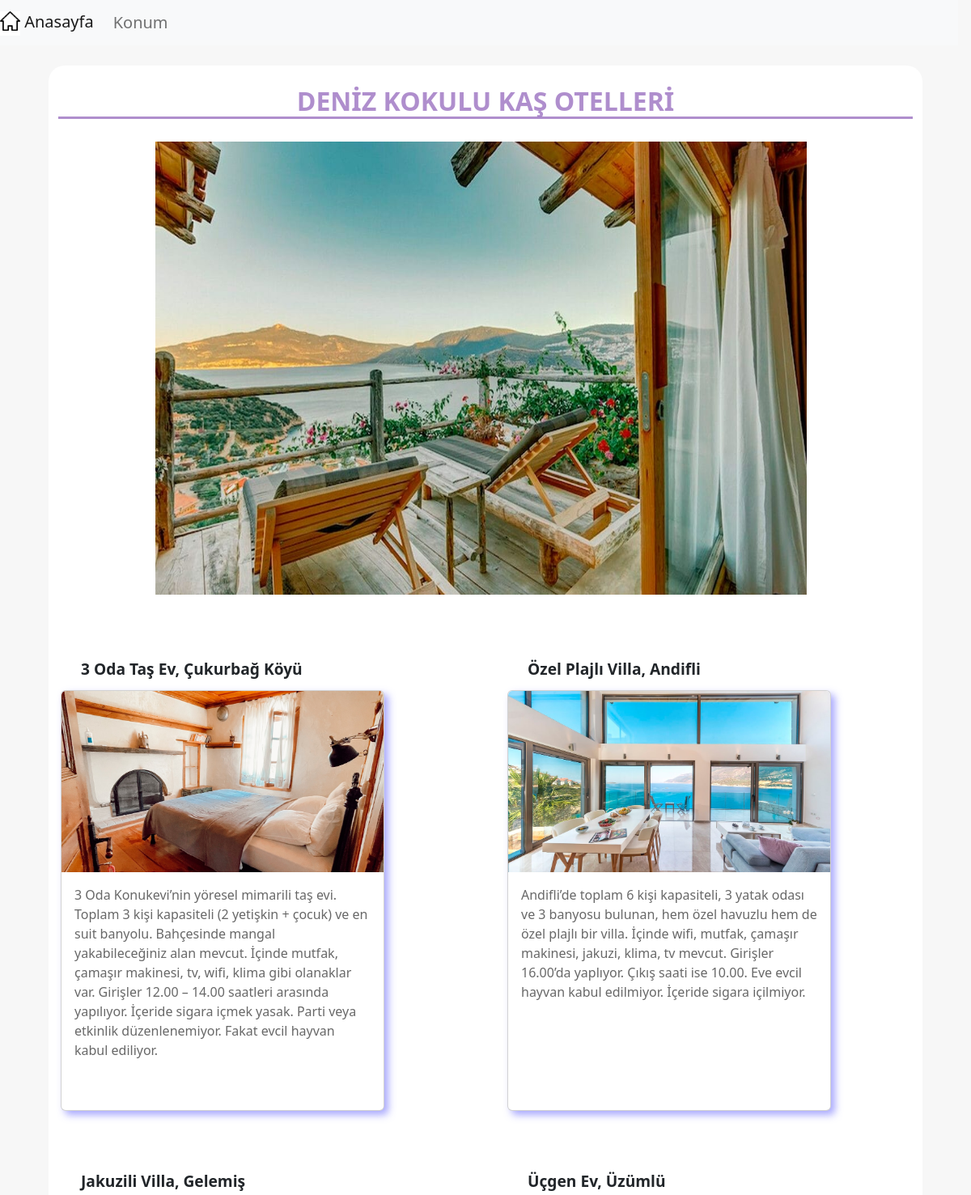
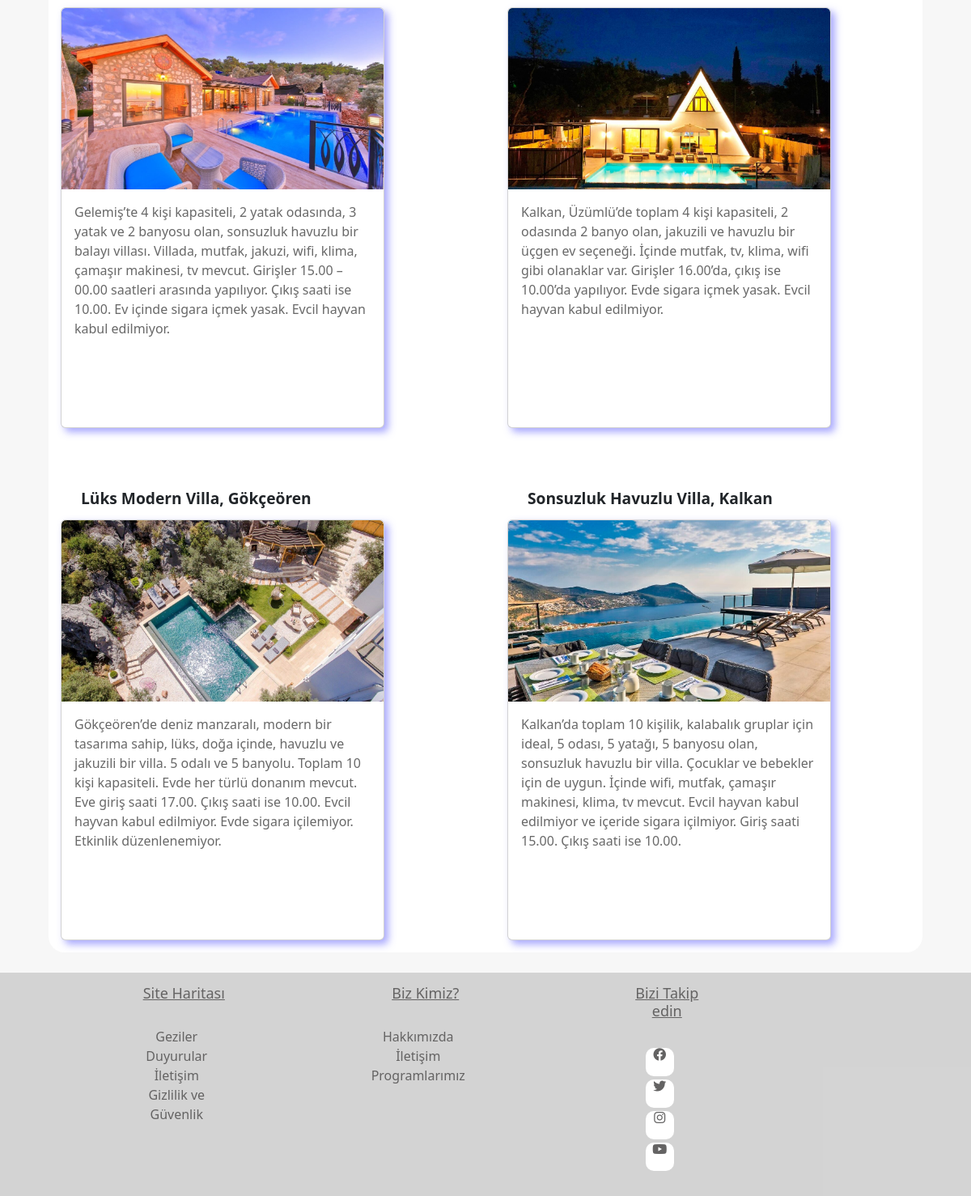
The page /konaklama on the database its author committed (2 pictures, top to bottom).
### pages/models.py (models this page shows, shortened)
class Hotel(models.Model):
    title=  title=models.CharField(max_length=100)
    image=models.ImageField(upload_to='pages/',default='')
    body=models.TextField()

### pages/views.py (the view)
# urls.py: path('konaklama',hotel),
def hotel(request):
    pages=Hotel.objects.all()
    context={
        'pages':pages
    }
    return render(request, 'pages/konaklama.html',context)

### pages/templates/pages/konaklama.html
{% extends "layout.html" %}
{% load static %}
{% block css_files %}
    <link rel="stylesheet" href="{% static 'style.css' %}">
{% endblock %}
{% block content %}
<div class="background">
<div class="container">
  <h2 style="text-align: center; padding-top: 25px;"><b>DENİZ KOKULU KAŞ OTELLERİ</b></h2>
    <img src="/static/img/kas-otelleri-antalya-1155x675.jpg" width="80%" height="600" style="padding: 20px; margin-left: 100px;" alt="">
</div>
<div class="row">
  {% for hotel in pages  %}
  <div class="col">
<h3>{{hotel.title}}</h3>
<div class="card " style="width: 25rem;;">
    <img src="{{hotel.image.url}}" class="card-img-top" alt="...">
    <div class="card-body">
      <p class="card-text">
      {{hotel.body}}
       </p>
    </div>
  </div>
</div>
 {% endfor %}
</div>
</div>
{% endblock content %}

### templates/layout.html (shortened to what this page needs)
<!DOCTYPE html>
<html lang="en">
<head>
    <link rel="stylesheet" href="https://cdnjs.cloudflare.com/ajax/libs/bootstrap/5.2.2/css/bootstrap.min.css" />
    <link rel="stylesheet" href="https://cdnjs.cloudflare.com/ajax/libs/font-awesome/6.4.0/css/all.min.css" />
    {% block css_files %}{% endblock %}
</head>
<body>
{% include "includes/_navbar.html" %}
<div>
{% block content %}
{% endblock content %}
 </div>
 {% include "includes/_footer.html" %}
    </body>
</html>

### templates/includes/_navbar.html
<nav class="navbar navbar-expand-lg navbar-brand bg-light" >
    <a class="navbar-brand" href="/"><img src="/static/img/home (1).png" style="background-color: white; padding-bottom: 6px;" width="25" height="30" alt="">
    Anasayfa
    </a>
    <div class="collapse navbar-collapse" id="navbarNav">
      <ul class="navbar-nav">
        <li class="nav-item">
          <a class="nav-link"  href="/harita">Konum</a>
        </li>
      </ul>
    </div>
  </nav>

### templates/includes/_footer.html
<footer class="footer">
    <div class="footer-content">
      <div class="row">
        <div class="footer-col">
          <h4>Site Haritası</h4>
          <ul>
            <li><a href="">Geziler</a></li>
            <li><a href="">Duyurular</a></li>
            <li><a href="">İletişim</a></li>
            <li><a href="">Gizlilik ve Güvenlik</a></li>
          </ul>
        </div>
        <div class="footer-col">
          <h4>Biz Kimiz?</h4>
          <ul>
            <li><a href="">Hakkımızda</a></li>
            <li><a href="">İletişim</a></li>
            <li><a href="">Programlarımız</a></li>
          </ul>
        </div>
        <div class="footer-col">
          <h4>Bizi Takip edin</h4>
          <ul class="sosyal-medya">
            <li><a href="#"><i class="fa-brands fa-facebook"></i></a></li>
            <li><a href="#"><i class="fa-brands fa-twitter"></i></a></li>
            <li><a href="#"><i class="fa-brands fa-instagram"></i></a></li>
            <li><a href="#"><i class="fa-brands fa-youtube"></i></a></li>
          </ul>
        </div>
      </div>
    </div>
  </footer>

### static/style.css (style rules this page uses)
* { box-sizing: border-box; margin: 0; padding: 0; }
body { background-color: rgba(246, 246, 246, 0.808); width: 100%; height: 100%; }
h3 { display: block; font-size:larger; font-weight: bolder; padding-left: 40px; padding-top: 60px; }
.card { display: flex; flex-direction: column; width: 320px; height: 520px; overflow:hidden; margin: 15px; box-shadow: 5px 5px 10px rgba(151, 151, 254, 0.83); }
h2 { margin-top:25px; color:rgba(162, 124, 197, 0.858); border-bottom-style:solid ; }
p { color: rgba(62, 61, 61, 0.782); }
a { text-decoration: none; color: black; }
.background { background-color: white; width: 90%; margin: auto; border-radius: 20px; }
.footer { background-color: rgba(204, 204, 204, 0.821); text-align: center; width: 100%; bottom: 0; left: 0; right: 0; margin-top: 25px; }
.footer-content { max-width: 1170px; margin: auto; }
ul { list-style: none; }
.footer-col { width: 25%; padding:15px; }
.footer-col h4 { text-decoration: underline; font-size: 18px; color: rgb(100, 99, 99); margin-bottom: 30px; font-weight: 400; position: relative; margin-left: 150px; }
.sosyal-medya .fa-brands { background-color: rgb(255, 255, 255); width: 35px; height: 35px; border-radius: 10px; }
.footer-col ul li a { color: rgb(100, 99, 99); display: block; font-weight: 250; margin-left: 100px; }

### rows shown on the page
Hotel: title "3 Oda Taş Ev, Çukurbağ Köyü", image (picture), body "3 Oda Konukevi’nin yöresel mimarili taş evi. Toplam 3 kişi kapasiteli (2 yetişkin + çocuk) ve en suit banyolu. Bahçesinde mangal yakabileceğiniz alan mevcut. İçinde mutfak, çamaşır makinesi, tv, wifi, klima gibi olanaklar var. Girişler 12.00 – 14.00 saatleri arasında yapılıyor. İçeride sigara içmek yasak. Parti veya etkinlik düzenlenemiyor. Fakat evcil hayvan kabul ediliyor."
Hotel: title "Özel Plajlı Villa, Andifli", image (picture), body "Andifli’de toplam 6 kişi kapasiteli, 3 yatak odası ve 3 banyosu bulunan, hem özel havuzlu hem de özel plajlı bir villa. İçinde wifi, mutfak, çamaşır makinesi, jakuzi, klima, tv mevcut. Girişler 16.00’da yaplıyor. Çıkış saati ise 10.00. Eve evcil hayvan kabul edilmiyor. İçeride sigara içilmiyor."
Hotel: title "Jakuzili Villa, Gelemiş", image (picture), body "Gelemiş’te 4 kişi kapasiteli, 2 yatak odasında, 3 yatak ve 2 banyosu olan, sonsuzluk havuzlu bir balayı villası. Villada, mutfak, jakuzi, wifi, klima, çamaşır makinesi, tv mevcut. Girişler 15.00 – 00.00 saatleri arasında yapılıyor. Çıkış saati ise 10.00. Ev içinde sigara içmek yasak. Evcil hayvan kabul edilmiyor."
Hotel: title "Üçgen Ev, Üzümlü", image (picture), body "Kalkan, Üzümlü’de toplam 4 kişi kapasiteli, 2 odasında 2 banyo olan, jakuzili ve havuzlu bir üçgen ev seçeneği. İçinde mutfak, tv, klima, wifi gibi olanaklar var. Girişler 16.00’da, çıkış ise 10.00’da yapılıyor. Evde sigara içmek yasak. Evcil hayvan kabul edilmiyor."
Hotel: title "Lüks Modern Villa, Gökçeören", image (picture), body "Gökçeören’de deniz manzaralı, modern bir tasarıma sahip, lüks, doğa içinde, havuzlu ve jakuzili bir villa. 5 odalı ve 5 banyolu. Toplam 10 kişi kapasiteli. Evde her türlü donanım mevcut. Eve giriş saati 17.00. Çıkış saati ise 10.00. Evcil hayvan kabul edilmiyor. Evde sigara içilemiyor. Etkinlik düzenlenemiyor."
Hotel: title "Sonsuzluk Havuzlu Villa, Kalkan", image (picture), body "Kalkan’da toplam 10 kişilik, kalabalık gruplar için ideal, 5 odası, 5 yatağı, 5 banyosu olan, sonsuzluk havuzlu bir villa. Çocuklar ve bebekler için de uygun. İçinde wifi, mutfak, çamaşır makinesi, klima, tv mevcut. Evcil hayvan kabul edilmiyor ve içeride sigara içilmiyor. Giriş saati 15.00. Çıkış saati ise 10.00."
